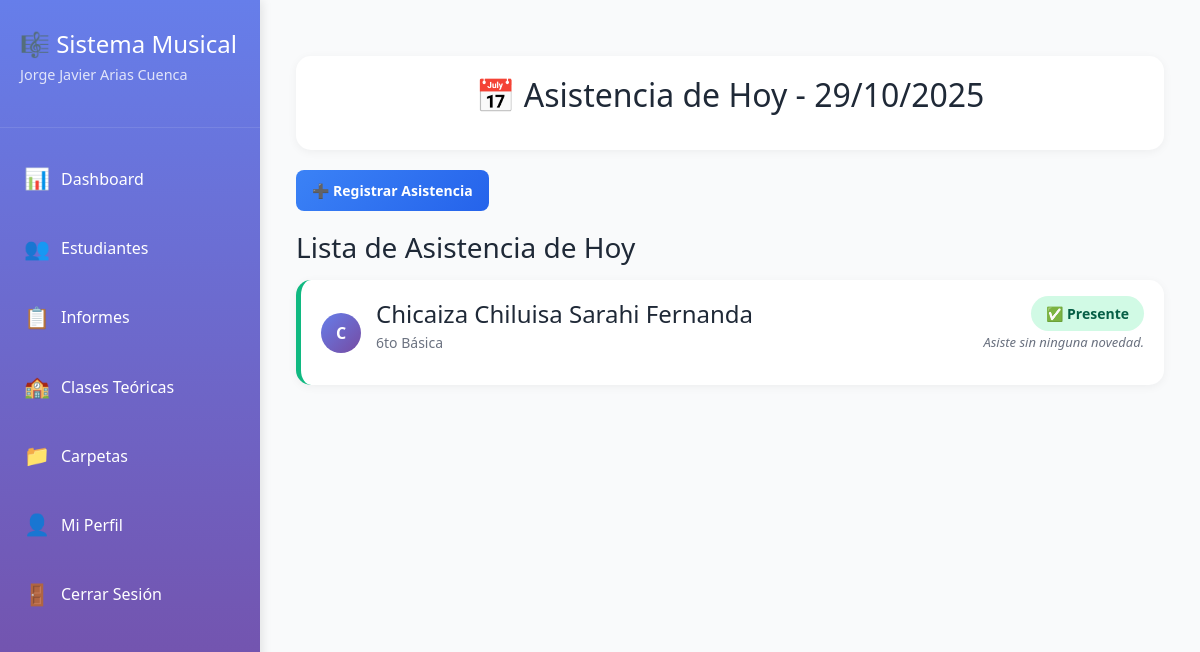
Screenshot of /teachers/asistencia/ (signed in) with the database file from the repository.
### teachers/models.py (models this page shows, shortened)
class Teacher(models.Model):
    user = models.OneToOneField(User, on_delete=models.CASCADE, related_name='teacher_profile')
    full_name = models.CharField(max_length=200, verbose_name="Nombre completo")
    specialization = models.CharField(max_length=100, blank=True, verbose_name="Especialización")
    phone = models.CharField(max_length=20, blank=True, verbose_name="Teléfono")
    photo = models.ImageField(upload_to='profiles/teachers/', blank=True, null=True, verbose_name="Foto de perfil")
    created_at = models.DateTimeField(auto_now_add=True)
    class Meta:
        verbose_name = "Docente"
        verbose_name_plural = "Docentes"
        ordering = ['full_name']

### classes/models.py (models this page shows, shortened)
class Attendance(models.Model):
    STATUS_CHOICES = [
        ('Presente', '✅ Presente'),
        ('Ausente', '❌ Ausente'),
        ('Tardanza', '⏰ Tardanza'),
        ('Justificado', '📝 Justificado'),
    ]
    student = models.ForeignKey(Student, on_delete=models.CASCADE, related_name='attendances', verbose_name="Estudiante")
    date = models.DateField(verbose_name="Fecha")
    status = models.CharField(max_length=20, choices=STATUS_CHOICES, default='Presente', verbose_name="Estado")
    notes = models.TextField(blank=True, verbose_name="Observaciones")
    created_at = models.DateTimeField(auto_now_add=True)
    class Meta:
        ordering = ['-date']
        verbose_name = "Asistencia"
        verbose_name_plural = "Asistencias"
        unique_together = ['student', 'date']

### students/models.py (models this page shows, shortened)
class Student(models.Model):
    GRADE_CHOICES = [
        ('2do Básica', '2do Básica'),
        ('3ro Básica', '3ro Básica'),
        ('4to Básica', '4to Básica'),
        ('5to Básica', '5to Básica'),
        ('6to Básica', '6to Básica'),
        ('7mo Básica', '7mo Básica'),
        ('8vo Básica', '8vo Básica'),
        ('1ro Bachillerato', '1ro Bachillerato'),
        ('2do Bachillerato', '2do Bachillerato'),
        ('3ro Bachillerato', '3ro Bachillerato'),
    ]
    teacher = models.ForeignKey(Teacher, on_delete=models.CASCADE, related_name='students', verbose_name="Docente")
    user = models.OneToOneField(User, on_delete=models.SET_NULL, null=True, blank=True, related_name='student_profile', verbose_name="Usuario del estudiante")
    name = models.CharField(max_length=200, verbose_name="Nombre completo")
    grade = models.CharField(max_length=50, choices=GRADE_CHOICES, verbose_name="Año escolar")
    parent_name = models.CharField(max_length=200, blank=True, verbose_name="Nombre del padre/madre")
    parent_email = models.EmailField(blank=True, verbose_name="Email del padre/madre")
    parent_phone = models.CharField(max_length=20, blank=True, verbose_name="Teléfono del padre/madre")
    notes = models.TextField(blank=True, verbose_name="Notas adicionales")
    photo = models.ImageField(upload_to='profiles/students/', blank=True, null=True, verbose_name="Foto de perfil")
    active = models.BooleanField(default=True, verbose_name="Activo")
    created_at = models.DateTimeField(auto_now_add=True)
    class Meta:
        ordering = ['name']
        verbose_name = "Estudiante"
        verbose_name_plural = "Estudiantes"
    def __str__(self):
        return f"{self.name} - {self.grade}"

### teachers/views.py (the view)
# urls.py: path('asistencia/', views.attendance_view, name='attendance'),
@teacher_required
def attendance_view(request):
    teacher = request.user.teacher_profile
    if request.method == 'POST':
        form = AttendanceForm(request.POST, teacher=teacher)
        if form.is_valid():
            attendance = form.save()
            messages.success(request, f'Asistencia registrada: {attendance.student.name} - {attendance.status}')
            return redirect('teachers:attendance')
    else:
        form = AttendanceForm(teacher=teacher)
    today = date.today()
    attendances = Attendance.objects.filter(
        student__teacher=teacher,
        date=today
    ).select_related('student').order_by('student__name')
    return render(request, 'teachers/attendance.html', {
        'form': form,
        'attendances': attendances,
        'today': today,
    })

### teachers/templates/teachers/attendance.html (shortened to what this page needs)
{% extends 'teachers/base.html' %}
{% block content %}
<div class="attendance-header">
    <h2>📅 Asistencia de Hoy - {% now "d/m/Y" %}</h2>
</div>
<button id="toggle-grade-form" class="btn btn-secondary">➕ Registrar Asistencia</button>
<div class="attendance-list mt-20">
    <h3>Lista de Asistencia de Hoy</h3>
    {% if attendances %}
        <div class="attendance-grid">
            {% for attendance in attendances %}
            <div class="attendance-item attendance-{{ attendance.status|lower|slugify }}">
                <div class="attendance-student">
                    <div class="student-avatar-small">{{ attendance.student.name.0 }}</div>
                    <div>
                        <h4>{{ attendance.student.name }}</h4>
                        <p>{{ attendance.student.grade }}</p>
                    </div>
                </div>
                <div class="attendance-status">
                    <span class="status-badge status-{{ attendance.status|lower|slugify }}">
                        {% if attendance.status == 'Presente' %}✅
                        {% elif attendance.status == 'Ausente' %}❌
                        {% elif attendance.status == 'Tardanza' %}⏰
                        {% else %}📝{% endif %}
                        {{ attendance.status }}
                    </span>
                    {% if attendance.notes %}
                    <p class="attendance-note">{{ attendance.notes }}</p>
                    {% endif %}
                </div>
            </div>
            {% endfor %}
        </div>
    {% else %}
        <div class="empty-state">
            <h3>✅</h3>
            <h3>No hay asistencias registradas hoy</h3>
            <p>Comienza a registrar la asistencia de tus estudiantes</p>
        </div>
    {% endif %}
</div>
{% endblock %}

### teachers/templates/teachers/base.html (shortened to what this page needs)
{% load static %}
<!DOCTYPE html>
<html lang="es">
<head>
    <link href="https://cdn.jsdelivr.net/npm/bootstrap@5.3.3/dist/css/bootstrap.min.css" rel="stylesheet">
    <link rel="stylesheet" href="{% static 'css/app.css' %}">
    <link rel="stylesheet" href="{% static 'teachers/css/style.css' %}">
</head>
<body>
    {% if user.is_authenticated and user.teacher_profile %}
    <div class="dashboard-container">
        <aside class="sidebar">
            <div class="sidebar-header">
                <h2>🎼 Sistema Musical</h2>
                <p>{{ request.user.teacher_profile.full_name }}</p>
            </div>
            <nav class="sidebar-nav">
<a href="{% url 'teachers:teacher_dashboard' %}" class="nav-item {% if request.resolver_match.url_name == 'teacher_dashboard' %}active{% endif %}">
                    <span class="icon">📊</span>
                    <span>Dashboard</span>
                </a>
                <a href="{% url 'teachers:estudiantes' %}" class="nav-item {% if request.resolver_match.url_name == 'estudiantes' %}active{% endif %}">
                    <span class="icon">👥</span>
                    <span>Estudiantes</span>
                </a>
                <a href="{% url 'teachers:informes' %}" class="nav-item {% if request.resolver_match.url_name == 'informes' %}active{% endif %}">
                    <span class="icon">📋</span>
                    <span>Informes</span>
                </a>
                <a href="{% url 'teachers:clases_teoricas' %}" class="nav-item {% if request.resolver_match.url_name == 'clases_teoricas' %}active{% endif %}">
                    <span class="icon">🏫</span>
                    <span>Clases Teóricas</span>
                </a>
                <a href="{% url 'teachers:carpetas' %}" class="nav-item {% if request.resolver_match.url_name == 'carpetas' %}active{% endif %}">
                    <span class="icon">📁</span>
                    <span>Carpetas</span>
                </a>
                <a href="{% url 'teachers:profile' %}" class="nav-item {% if request.resolver_match.url_name == 'profile' %}active{% endif %}">
                    <span class="icon">👤</span>
                    <span>Mi Perfil</span>
                </a>
<a href="{% url 'users:logout' %}" class="nav-item">
                    <span class="icon">🚪</span>
                    <span>Cerrar Sesión</span>
                </a>
            </nav>
        </aside>
        <main class="main-content">
            <div class="container-fluid py-4">
                {% block content %}
                {% endblock %}
            </div>
        </main>
    </div>
    {% else %}
    <div style="padding: 2rem; text-align: center;">
        <h1>Acceso Denegado</h1>
        <p>Debes iniciar sesión como docente para acceder a esta página.</p>
        <a href="{% url 'users:login' %}" class="btn btn-primary">Iniciar Sesión</a>
    </div>
    {% endif %}
</body>
</html>

### static/css/app.css (style rules this page uses)
:root { --space-1: 0.25rem; --space-2: 0.5rem; --space-3: 0.75rem; --space-4: 1rem; --space-5: 1.5rem; --space-6: 2rem; --radius: 10px; --shadow-sm: 0 2px 8px rgba(0,0,0,.06); --shadow: 0 6px 24px rgba(0,0,0,.08); }
.main-content { padding: var(--space-6) var(--space-5); }
h1,h2,h3 { margin: 0 0 var(--space-4) 0; }
p { margin-bottom: var(--space-3); }
.btn, .btn-primary, .btn-secondary, .btn-orange, .btn-view { border-radius: 8px !important; padding: 0.6rem 1rem !important; }
.sidebar .nav-item { margin-bottom: var(--space-2); }
.py-4 { padding-top: var(--space-5); padding-bottom: var(--space-5); }

### teachers/static/teachers/css/style.css (style rules this page uses)
* { margin: 0; padding: 0; box-sizing: border-box; }
:root { --primary-color: #667eea; --primary-dark: #5568d3; --secondary-color: #764ba2; --success-color: #10B981; --danger-color: #EF4444; --warning-color: #F59E0B; --info-color: #3B82F6; --gray-50: #F9FAFB; --gray-100: #F3F4F6; --gray-200: #E5E7EB; --gray-300: #D1D5DB; --gray-600: #6B7280; --gray-700: #374151; --gray-900: #1F2937; --sidebar-width: 260px; }
body { font-family: 'Segoe UI', Tahoma, Geneva, Verdana, sans-serif; background: var(--gray-50); color: var(--gray-900); }
.sidebar { width: var(--sidebar-width); background: linear-gradient(180deg, var(--primary-color) 0%, var(--secondary-color) 100%); color: white; position: fixed; height: 100vh; overflow-y: auto; box-shadow: 2px 0 10px rgba(0,0,0,0.1); z-index: 1000; }
.sidebar-header { padding: 30px 20px; border-bottom: 1px solid rgba(255,255,255,0.1); }
.sidebar-header h2 { font-size: 1.5em; margin-bottom: 5px; }
.sidebar-header p { font-size: 0.9em; opacity: 0.8; }
.sidebar-nav { padding: 20px 0; }
.nav-item { display: flex; align-items: center; padding: 15px 20px; color: white; text-decoration: none; transition: all 0.3s; border-left: 4px solid transparent; }
.nav-item .icon { font-size: 1.3em; margin-right: 12px; width: 25px; text-align: center; }
.main-content { flex: 1; margin-left: var(--sidebar-width); display: flex; flex-direction: column; }
.btn { padding: 12px 25px; border: none; border-radius: 10px; font-size: 14px; font-weight: bold; cursor: pointer; transition: all 0.3s; display: inline-flex; align-items: center; gap: 8px; text-decoration: none; }
.btn-secondary { background: linear-gradient(135deg, var(--info-color) 0%, #2563EB 100%); color: white; padding: 10px 20px; }
.mt-20 { margin-top: 20px; }

### teachers/templates/teachers/attendance.html (style rules this page uses)
.attendance-header { background: white; padding: 20px; border-radius: 15px; box-shadow: 0 2px 10px rgba(0,0,0,0.05); margin-bottom: 20px; text-align: center; }
.attendance-grid { display: grid; gap: 15px; }
.attendance-item { background: white; padding: 20px; border-radius: 15px; box-shadow: 0 2px 10px rgba(0,0,0,0.05); display: flex; justify-content: space-between; align-items: center; border-left: 5px solid; }
.attendance-item.attendance-presente { border-left-color: #10B981; }
.attendance-student { display: flex; align-items: center; gap: 15px; }
.student-avatar-small { width: 40px; height: 40px; border-radius: 50%; background: linear-gradient(135deg, #667eea 0%, #764ba2 100%); display: flex; align-items: center; justify-content: center; color: white; font-weight: bold; }
.attendance-student h4 { margin-bottom: 3px; }
.attendance-student p { color: #6B7280; font-size: 14px; }
.attendance-status { text-align: right; }
.status-badge { padding: 8px 15px; border-radius: 20px; font-weight: bold; font-size: 14px; }
.status-presente { background: #D1FAE5; color: #065F46; }
.attendance-note { margin-top: 8px; font-size: 13px; color: #6B7280; font-style: italic; }

### rows the page displays
Attendance: student.name.0 "C", student.name "Chicaiza Chiluisa Sarahi Fernanda", student.grade "6to Básica", status "Presente", notes "Asiste sin ninguna novedad."

### other values shown
{{ request.user.teacher_profile.full_name }} "Jorge Javier Arias Cuenca"
